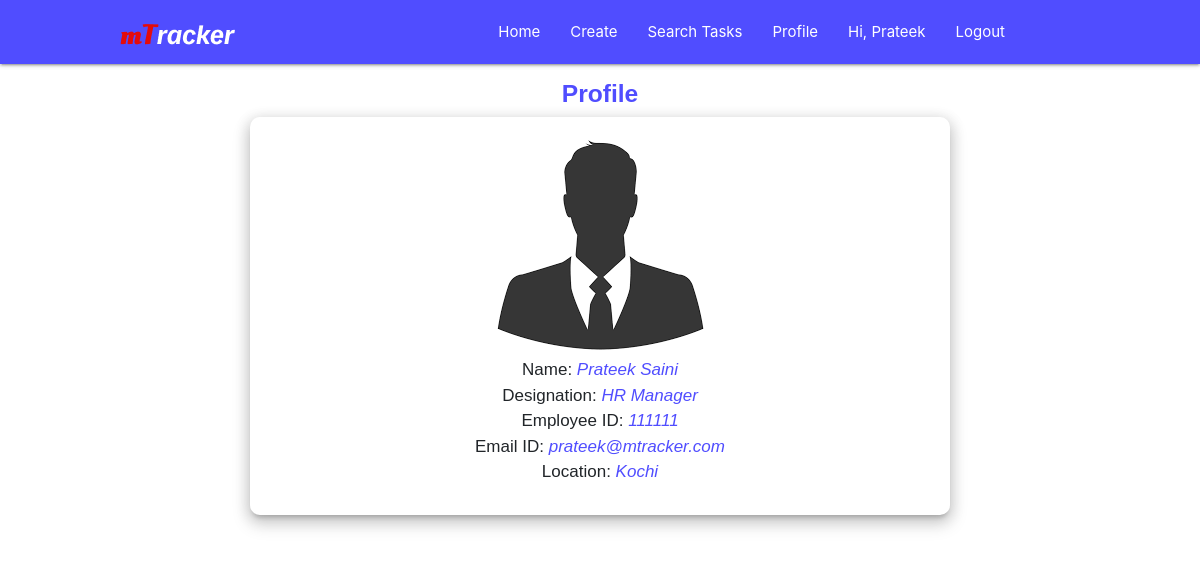
/hr-profile/ (signed in), run on the app's committed database.
### accounts/models.py (models this page shows)
class User(AbstractUser):
    username = None
    first_name = models.CharField(max_length=20)
    last_name = models.CharField(max_length=20)
    email = models.EmailField(max_length=30, unique=True)
    empid = models.CharField(max_length=8)
    designation = models.CharField(max_length=20)
    location = models.CharField(max_length=20)
    objects = UserManager()
    USERNAME_FIELD = 'email'
    REQUIRED_FIELDS = []

### mtracker/views.py (the view)
# urls.py: path('hr-profile/', views.profileData, name='profile'),
@login_required(login_url="/login")
def profileData(request):
    return render(request, "hr-profile.html")

### templates/hr-profile.html (shortened to what this page needs)
    {% extends "base.html" %}
    {% block body %}
    <div class="profile-container">
        <div class="row">
            <center>
                <h5 class="profile-title">Profile</h5>
                <div class="profile-details-card z-depth-3">
                    <div class="profile-img" id="profile-img">
                        <img src="/static/img/profile.png">
                    </div>
                    <ul>
                        <li>Name: <span>{{user.first_name}} {{user.last_name}}</span></li>
                        <li>Designation: <span>{{user.designation}}</span></li>
                        <li>Employee ID: <span>{{request.user.empid}}</span></li>
                        <li>Email ID: <span>{{user.email}}</span></li>
                        <li>Location: <span>{{user.location}}</span></li>
                    </ul>
                </div>
                <br>
            </center>
        </div>
    </div>
{% endblock %}

### templates/base.html (shortened to what this page needs)
<!DOCTYPE html>
<html lang="en">
<head>
    <link rel="stylesheet" href="https://cdnjs.cloudflare.com/ajax/libs/materialize/1.0.0/css/materialize.min.css">
    <link rel="stylesheet" href="/static/css/create-task_style.css">
    <link rel="stylesheet" href="/static/css/jquery.datetimepicker.css">
    <link rel="stylesheet" href="https://cdnjs.cloudflare.com/ajax/libs/materialize/1.0.0/css/materialize.min.css">
    <link rel="stylesheet" href="/static/css/hr-profile_style.css">
    <link href="https://cdn.jsdelivr.net/npm/bootstrap@5.1.3/dist/css/bootstrap.min.css" rel="stylesheet">
    <link rel="stylesheet" type="text/css" href="https://stackpath.bootstrapcdn.com/bootstrap/4.3.1/css/bootstrap.min.css">
    <link rel="stylesheet" type="text/css" href="https://codepen.io/skjha5993/pen/bXqWpR.css">
    <link rel="stylesheet" href="https://cdnjs.cloudflare.com/ajax/libs/materialize/1.0.0/css/materialize.min.css">
    <link rel="stylesheet" href="/static/css/update-task_style.css">
    <link rel="stylesheet" href="/static/css/jquery.datetimepicker.css">
    <link rel="stylesheet" href="/static/css/search-display-task_style.css">
    <link rel="stylesheet" href="/static/css/hr-profile_style.css">
</head>
<body>
    <div class="navbar-fixed">
        <nav>
            <div class="nav-wrapper">
                <a href="#!" class="brand-logo">
                    <img src="/static/img/mTracker.png">
                </a>
                <ul class="right hide-on-med-and-down">
                    <li><a href="{% url 'home' %}">Home</a></li>
                    <li><a href="{% url 'create' %}">Create</a></li>
                    <li><a href="{% url 'search'%}">Search Tasks</a></li>
                    {% if user.is_authenticated %}
                    <li><a href="{% url 'profile'%}">Profile</a></li>
                    <li><a href="{% url 'profile'%}">Hi, {{request.user.first_name}}</a></li>
                    <li><a href="{% url 'logout'%}">Logout</a></li>
                    {% else %}
                    <li><a href="{% url 'login'%}">Login</a></li>
                    {% endif %}
                </ul>
            </div>
        </nav>
    </div>
    {% block body %}
    {% endblock %}
</body>
</html>

### static/css/create-task_style.css (style rules this page uses)
body { overflow-x: hidden; }
.nav-wrapper { padding: 0% 15% 0% 10%; background-color: #504DFF; position: fixed; }

### static/css/hr-profile_style.css (style rules this page uses)
body { overflow-x: hidden; }
.profile-container { font-size: 17px; font-family:'Arial Narrow Bold', sans-serif; }
.profile-title { font-weight: 800; color: #504DFF; }
.tasks-summary-card, .profile-details-card { height: fit-content; max-width: 700px; padding: 15px 50px; border-radius: 10px; margin: 10px; }
li >span { font-style: italic; color: #504DFF; }

### static/css/update-task_style.css (style rules this page uses)
body { overflow-x: hidden; }
.nav-wrapper { padding: 0% 15% 0% 10%; background-color: #504DFF; position: fixed; }

### data on the page
User: user.first_name "Prateek", first_name "Prateek", last_name "Saini", designation "HR Manager", user.empid "111111", email "prateek@mtracker.com", location "Kochi"
